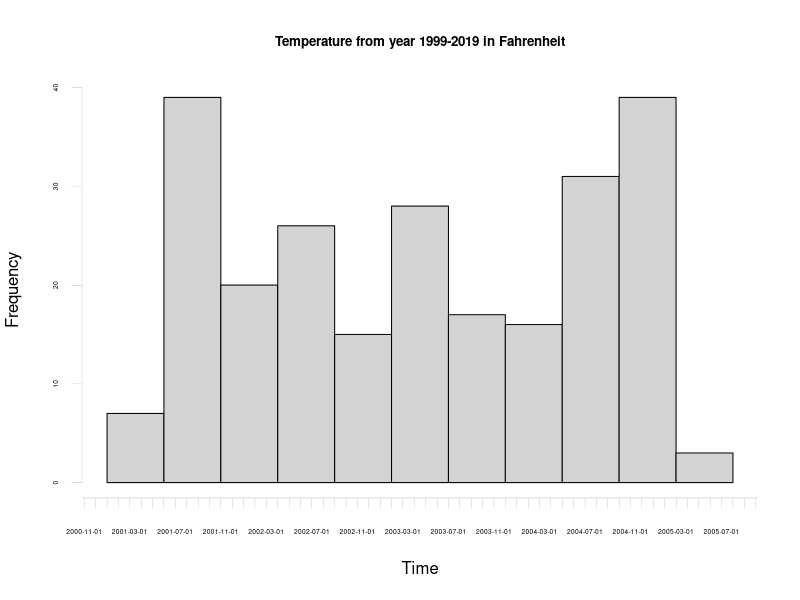
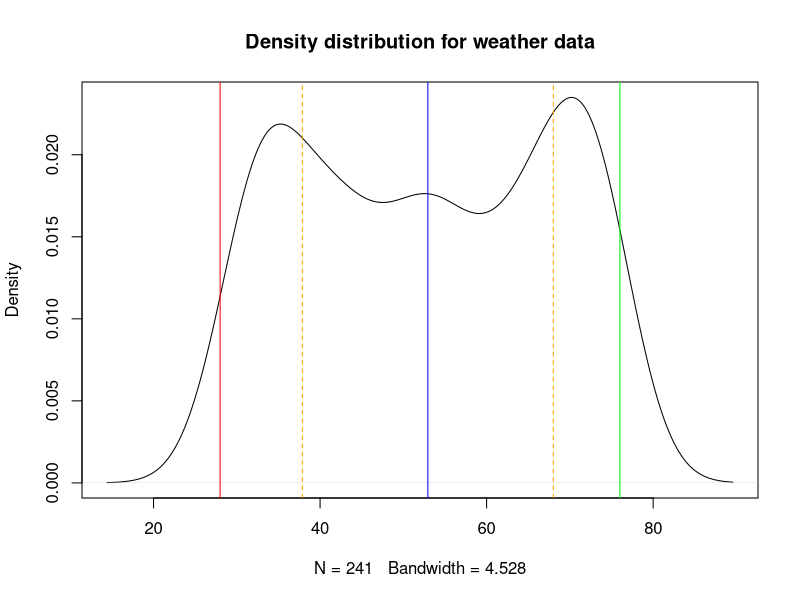

Write the R code that produced these figures, in order. (Note: this script raises an error after producing the figures.)
library(ggplot2)

df = read.csv('110-tavg-all-1-1999-2019.txt')
df_clean = df[-c(1:4),]
timeseries = rownames(df_clean)
colnames(df_clean)[1] <- format(df[4,1])
colnames(df_clean)[2] <- 'Average'
timeseries = paste(substr(timeseries,1,4), substr(timeseries,5,6), '01', sep = "-")
df_clean = data.frame(as.integer(df_clean$Value), as.integer(df_clean$Average), ts(timeseries))
colnames(df_clean)[1] <- format(df[4,1])
colnames(df_clean)[2] <- 'Average'
colnames(df_clean)[3] <- 'Timeseries'
rownames(df_clean) = c(1:nrow(df_clean))
#rownames(df_clean) = ts(timeseries)

write.csv(df_clean, 'output.csv')

###################################################
# EXPLORING THE DATA                              #
###################################################

print(paste0("Mean = ",mean(df_clean$Value)))
print(paste0("Variance = ", var(df_clean$Value)))
print(paste0(c('Minimum Temp = ', 'Average = ', 'Year of Minimum Temp = '), 
             df_clean[c(df_clean$Value == min(df_clean$Value)),]))
print(paste0(c('Maximum Temp = ', 'Average = ', 'Year of Maximum Temp = '),
             df_clean[c(df_clean$Value == max(df_clean$Value)),]))

###################################################
# PLOTTING                                        #
###################################################

### HISTOGRAM ###
hist(df_clean$Value, 
     xlab = 'Time',
     xaxt='n',
     yaxt='n',
     main = 'Temperature from year 1999-2019 in Fahrenheit',
     cex.main=0.8)
axis(side=1, at=c(1:nrow(df_clean)), labels=c(df_clean$Timeseries),
     lwd=0.1,
     line = NA,
     cex.axis=0.4)
axis(side=2, lwd=0.1,
     cex.axis=0.4)

### Desnity Plot ###
plot(density(df_clean$Value),
     main = "Density distribution for weather data")
abline(v=mean(df_clean$Value), col='blue')
abline(v=min(df_clean$Value), col='red')
abline(v=max(df_clean$Value), col='green')
abline(v=mean(df_clean$Value) - sd(df_clean$Value), col='orange', lty=2)
abline(v=mean(df_clean$Value) + sd(df_clean$Value), col='orange', lty=2)
add_legend("topright", legend=c("Min", "Max", "Mean", "1 Std far"), pch=20, 
           col=c("red", "green", "blue", "orange"),
           horiz=TRUE, bty='n', cex=0.8)

### Weather Plot ###
plot(c(1:nrow(df_clean)), 
     df_clean$Value,
     xlab = 'Time',
     ylab = 'Value',
     type = 'S',
     xaxt = 'n',
     yaxt = 'n')
axis(side=1, at=c(1:nrow(df_clean)), labels=c(df_clean$Timeseries),
     lwd=0.1,
     cex.axis=0.4)
axis(side=2, at=c(1:228), labels=seq(min(df_clean$Value), max(df_clean$Value), 1),
     lwd=0.1,
     cex.axis=0.4)
abline(h=mean(df_clean$Value), col='blue')
abline(h=min(df_clean$Value), col='red')
abline(h=max(df_clean$Value), col='green')

add_legend <- function(...) {
        opar <- par(fig=c(0, 1, 0, 1), oma=c(0, 0, 0, 0), 
                    mar=c(0, 0, 0, 0), new=TRUE)
        on.exit(par(opar))
        plot(0, 0, type='n', bty='n', xaxt='n', yaxt='n')
        legend(...)
} ## Reference - https://stackoverflow.com/questions/3932038/plot-a-legend-outside-of-the-plotting-area-in-base-graphics

add_legend("topright", legend=c("Min", "Max", "Mean"), pch=20, 
           col=c("red", "green", "blue"),
           horiz=TRUE, bty='n', cex=0.8)